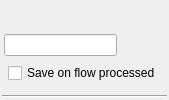
<?xml version="1.0" encoding="UTF-8"?>
<ui version="4.0">
 <class>ImageOutputNode</class>
 <widget class="QWidget" name="ImageOutputNode">
  <property name="geometry">
   <rect>
    <x>0</x>
    <y>0</y>
    <width>157</width>
    <height>100</height>
   </rect>
  </property>
  <property name="sizePolicy">
   <sizepolicy hsizetype="Preferred" vsizetype="Fixed">
    <horstretch>0</horstretch>
    <verstretch>0</verstretch>
   </sizepolicy>
  </property>
  <property name="windowTitle">
   <string>Form</string>
  </property>
  <layout class="QVBoxLayout" name="verticalLayout">
   <property name="spacing">
    <number>2</number>
   </property>
   <property name="leftMargin">
    <number>2</number>
   </property>
   <property name="topMargin">
    <number>2</number>
   </property>
   <property name="rightMargin">
    <number>2</number>
   </property>
   <property name="bottomMargin">
    <number>2</number>
   </property>
   <item>
    <widget class="QWidget" name="NodeUiBase" native="true">
     <property name="sizePolicy">
      <sizepolicy hsizetype="Preferred" vsizetype="Fixed">
       <horstretch>0</horstretch>
       <verstretch>0</verstretch>
      </sizepolicy>
     </property>
     <property name="minimumSize">
      <size>
       <width>0</width>
       <height>26</height>
      </size>
     </property>
     <property name="maximumSize">
      <size>
       <width>16777215</width>
       <height>26</height>
      </size>
     </property>
     <layout class="QVBoxLayout" name="verticalLayout_5">
      <property name="spacing">
       <number>0</number>
      </property>
      <property name="leftMargin">
       <number>0</number>
      </property>
      <property name="topMargin">
       <number>0</number>
      </property>
      <property name="rightMargin">
       <number>0</number>
      </property>
      <property name="bottomMargin">
       <number>0</number>
      </property>
      <item>
       <layout class="QVBoxLayout" name="NodeCommonWidgetLayout">
        <property name="sizeConstraint">
         <enum>QLayout::SetMaximumSize</enum>
        </property>
       </layout>
      </item>
     </layout>
    </widget>
   </item>
   <item>
    <widget class="QWidget" name="widget" native="true">
     <layout class="QVBoxLayout" name="verticalLayout_2">
      <property name="spacing">
       <number>0</number>
      </property>
      <property name="leftMargin">
       <number>0</number>
      </property>
      <property name="topMargin">
       <number>0</number>
      </property>
      <property name="rightMargin">
       <number>0</number>
      </property>
      <property name="bottomMargin">
       <number>0</number>
      </property>
      <item>
       <layout class="QVBoxLayout" name="verticalLayout_3" stretch="0,1">
        <item>
         <layout class="QHBoxLayout" name="horizontalLayout_3">
          <property name="spacing">
           <number>0</number>
          </property>
          <property name="sizeConstraint">
           <enum>QLayout::SetDefaultConstraint</enum>
          </property>
          <property name="leftMargin">
           <number>2</number>
          </property>
          <property name="rightMargin">
           <number>2</number>
          </property>
          <item>
           <widget class="QLineEdit" name="label">
            <property name="minimumSize">
             <size>
              <width>0</width>
              <height>22</height>
             </size>
            </property>
           </widget>
          </item>
          <item>
           <widget class="QPushButton" name="pb_save">
            <property name="minimumSize">
             <size>
              <width>24</width>
              <height>24</height>
             </size>
            </property>
            <property name="maximumSize">
             <size>
              <width>24</width>
              <height>24</height>
             </size>
            </property>
            <property name="text">
             <string/>
            </property>
            <property name="icon">
             <iconset resource="../resources.qrc">
              <normaloff>:/icons/Resources/Icons/icons8-save-50.png</normaloff>:/icons/Resources/Icons/icons8-save-50.png</iconset>
            </property>
            <property name="iconSize">
             <size>
              <width>18</width>
              <height>18</height>
             </size>
            </property>
            <property name="flat">
             <bool>true</bool>
            </property>
           </widget>
          </item>
          <item>
           <widget class="QPushButton" name="pb_loadInput">
            <property name="sizePolicy">
             <sizepolicy hsizetype="Fixed" vsizetype="Fixed">
              <horstretch>0</horstretch>
              <verstretch>0</verstretch>
             </sizepolicy>
            </property>
            <property name="minimumSize">
             <size>
              <width>24</width>
              <height>24</height>
             </size>
            </property>
            <property name="maximumSize">
             <size>
              <width>24</width>
              <height>24</height>
             </size>
            </property>
            <property name="toolTip">
             <string comment="Open input"/>
            </property>
            <property name="text">
             <string/>
            </property>
            <property name="icon">
             <iconset resource="../resources.qrc">
              <normaloff>:/icons/Resources/Icons/icons8-folder-50.png</normaloff>:/icons/Resources/Icons/icons8-folder-50.png</iconset>
            </property>
            <property name="iconSize">
             <size>
              <width>18</width>
              <height>18</height>
             </size>
            </property>
            <property name="flat">
             <bool>true</bool>
            </property>
           </widget>
          </item>
         </layout>
        </item>
        <item>
         <layout class="QHBoxLayout" name="horizontalLayout_4">
          <property name="spacing">
           <number>6</number>
          </property>
          <property name="leftMargin">
           <number>6</number>
          </property>
          <property name="topMargin">
           <number>6</number>
          </property>
          <property name="rightMargin">
           <number>6</number>
          </property>
          <property name="bottomMargin">
           <number>6</number>
          </property>
          <item>
           <widget class="QCheckBox" name="checkBox">
            <property name="text">
             <string>Save on flow processed</string>
            </property>
           </widget>
          </item>
         </layout>
        </item>
       </layout>
      </item>
     </layout>
    </widget>
   </item>
   <item>
    <widget class="Line" name="line">
     <property name="orientation">
      <enum>Qt::Horizontal</enum>
     </property>
    </widget>
   </item>
  </layout>
 </widget>
 <resources>
  <include location="../resources.qrc"/>
 </resources>
 <connections/>
</ui>
